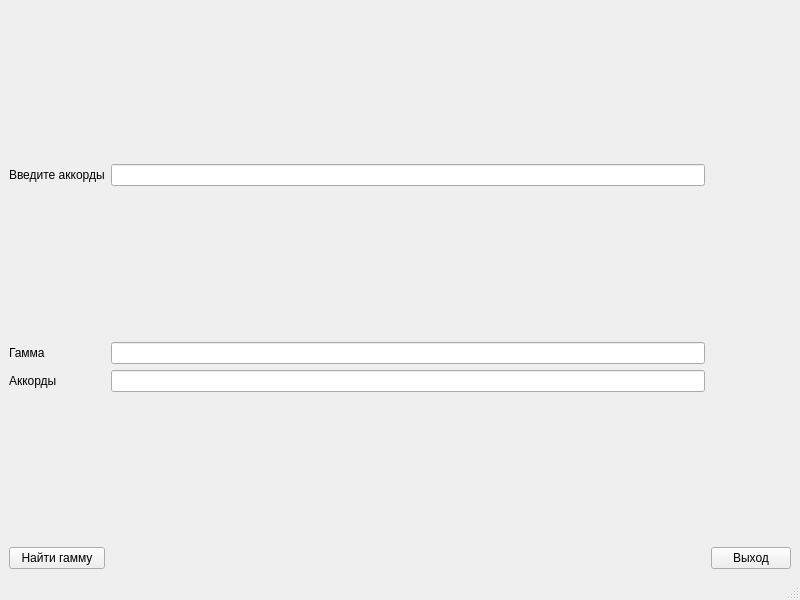
<?xml version="1.0" encoding="UTF-8"?>
<ui version="4.0">
 <class>MainWindow</class>
 <widget class="QMainWindow" name="MainWindow">
  <property name="geometry">
   <rect>
    <x>0</x>
    <y>0</y>
    <width>800</width>
    <height>600</height>
   </rect>
  </property>
  <property name="windowTitle">
   <string>MainWindow</string>
  </property>
  <widget class="QWidget" name="centralwidget">
   <layout class="QGridLayout" name="gridLayout_2">
    <item row="0" column="0">
     <layout class="QGridLayout" name="gridLayout">
      <item row="1" column="0">
       <widget class="QLabel" name="chordInputLbl">
        <property name="text">
         <string>Введите аккорды</string>
        </property>
       </widget>
      </item>
      <item row="3" column="0">
       <widget class="QLabel" name="gammaOutputLbl">
        <property name="text">
         <string>Гамма</string>
        </property>
       </widget>
      </item>
      <item row="1" column="1">
       <widget class="QLineEdit" name="chordInput"/>
      </item>
      <item row="4" column="1">
       <widget class="QLineEdit" name="chordOutput"/>
      </item>
      <item row="6" column="0">
       <widget class="QPushButton" name="goBtn">
        <property name="text">
         <string>Найти гамму</string>
        </property>
       </widget>
      </item>
      <item row="6" column="2">
       <widget class="QPushButton" name="exitBtn">
        <property name="text">
         <string>Выход</string>
        </property>
       </widget>
      </item>
      <item row="3" column="1">
       <widget class="QLineEdit" name="gammaOutput"/>
      </item>
      <item row="4" column="0">
       <widget class="QLabel" name="chordOutputLbl">
        <property name="text">
         <string>Аккорды</string>
        </property>
       </widget>
      </item>
      <item row="6" column="1">
       <spacer name="horizontalSpacer">
        <property name="orientation">
         <enum>Qt::Horizontal</enum>
        </property>
        <property name="sizeHint" stdset="0">
         <size>
          <width>40</width>
          <height>20</height>
         </size>
        </property>
       </spacer>
      </item>
      <item row="0" column="2" rowspan="6">
       <spacer name="verticalSpacer">
        <property name="orientation">
         <enum>Qt::Vertical</enum>
        </property>
        <property name="sizeHint" stdset="0">
         <size>
          <width>20</width>
          <height>40</height>
         </size>
        </property>
       </spacer>
      </item>
      <item row="0" column="0" colspan="2">
       <spacer name="verticalSpacer_2">
        <property name="orientation">
         <enum>Qt::Vertical</enum>
        </property>
        <property name="sizeHint" stdset="0">
         <size>
          <width>20</width>
          <height>40</height>
         </size>
        </property>
       </spacer>
      </item>
      <item row="2" column="0" colspan="2">
       <spacer name="verticalSpacer_3">
        <property name="orientation">
         <enum>Qt::Vertical</enum>
        </property>
        <property name="sizeHint" stdset="0">
         <size>
          <width>20</width>
          <height>40</height>
         </size>
        </property>
       </spacer>
      </item>
      <item row="5" column="0" colspan="2">
       <spacer name="verticalSpacer_4">
        <property name="orientation">
         <enum>Qt::Vertical</enum>
        </property>
        <property name="sizeHint" stdset="0">
         <size>
          <width>20</width>
          <height>40</height>
         </size>
        </property>
       </spacer>
      </item>
     </layout>
    </item>
   </layout>
  </widget>
  <widget class="QMenuBar" name="menubar">
   <property name="geometry">
    <rect>
     <x>0</x>
     <y>0</y>
     <width>800</width>
     <height>25</height>
    </rect>
   </property>
  </widget>
  <widget class="QStatusBar" name="statusbar"/>
 </widget>
 <resources/>
 <connections>
  <connection>
   <sender>exitBtn</sender>
   <signal>clicked()</signal>
   <receiver>MainWindow</receiver>
   <slot>close()</slot>
   <hints>
    <hint type="sourcelabel">
     <x>748</x>
     <y>555</y>
    </hint>
    <hint type="destinationlabel">
     <x>399</x>
     <y>299</y>
    </hint>
   </hints>
  </connection>
 </connections>
</ui>
